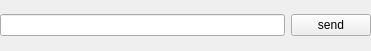
<?xml version="1.0" encoding="UTF-8"?>
<ui version="4.0">
 <class>ImForm</class>
 <widget class="QWidget" name="ImForm">
  <property name="geometry">
   <rect>
    <x>0</x>
    <y>0</y>
    <width>371</width>
    <height>51</height>
   </rect>
  </property>
  <property name="windowTitle">
   <string>Form</string>
  </property>
  <widget class="QWidget" name="horizontalLayoutWidget">
   <property name="geometry">
    <rect>
     <x>0</x>
     <y>0</y>
     <width>371</width>
     <height>51</height>
    </rect>
   </property>
   <layout class="QHBoxLayout" name="horizontalLayout">
    <item>
     <widget class="QLineEdit" name="message_input"/>
    </item>
    <item>
     <widget class="QPushButton" name="send_button">
      <property name="text">
       <string>send</string>
      </property>
     </widget>
    </item>
   </layout>
  </widget>
 </widget>
 <resources/>
 <connections/>
</ui>
